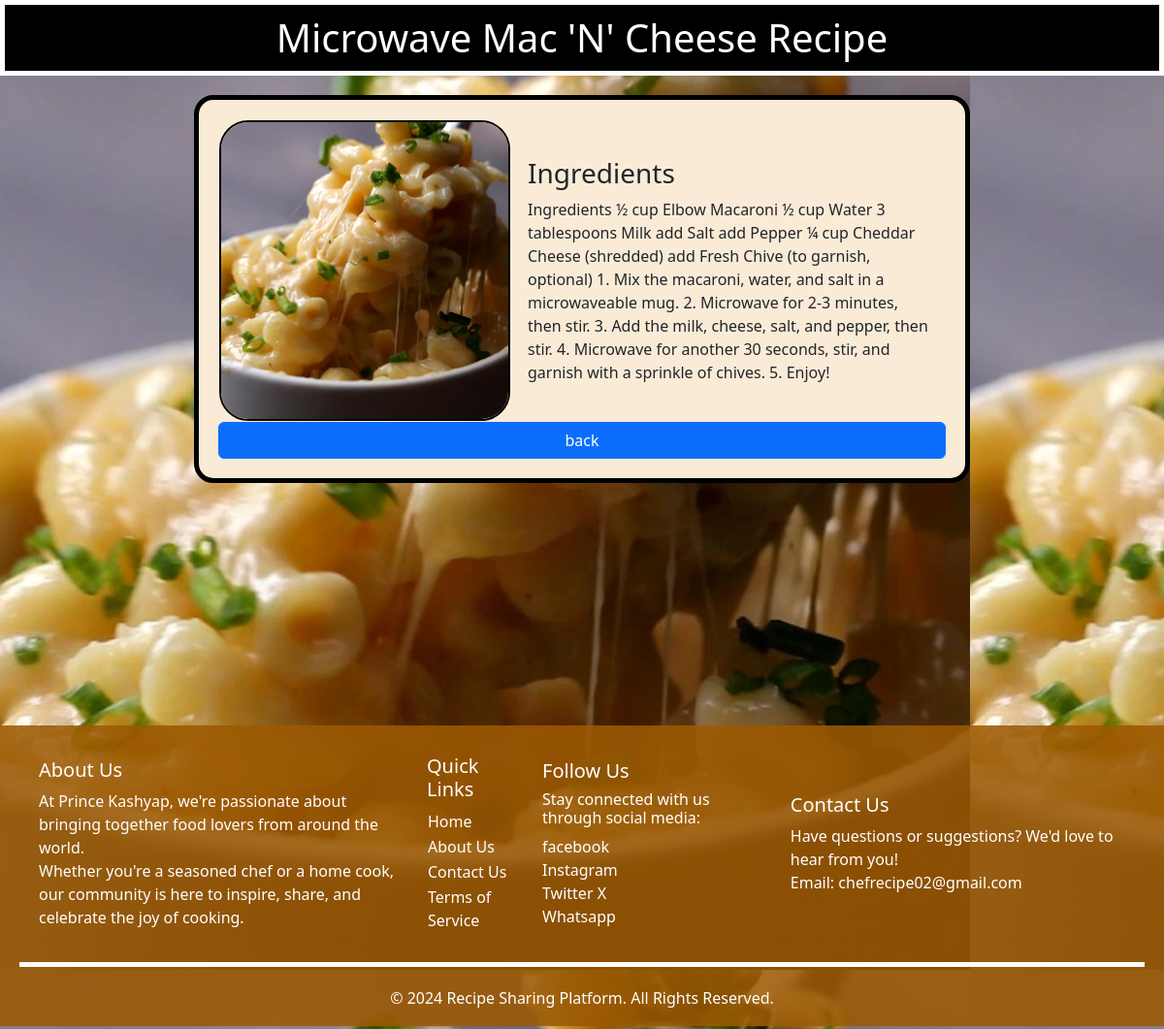
The page /Recipe_detail/13/ (signed in) on the database as committed earlier.
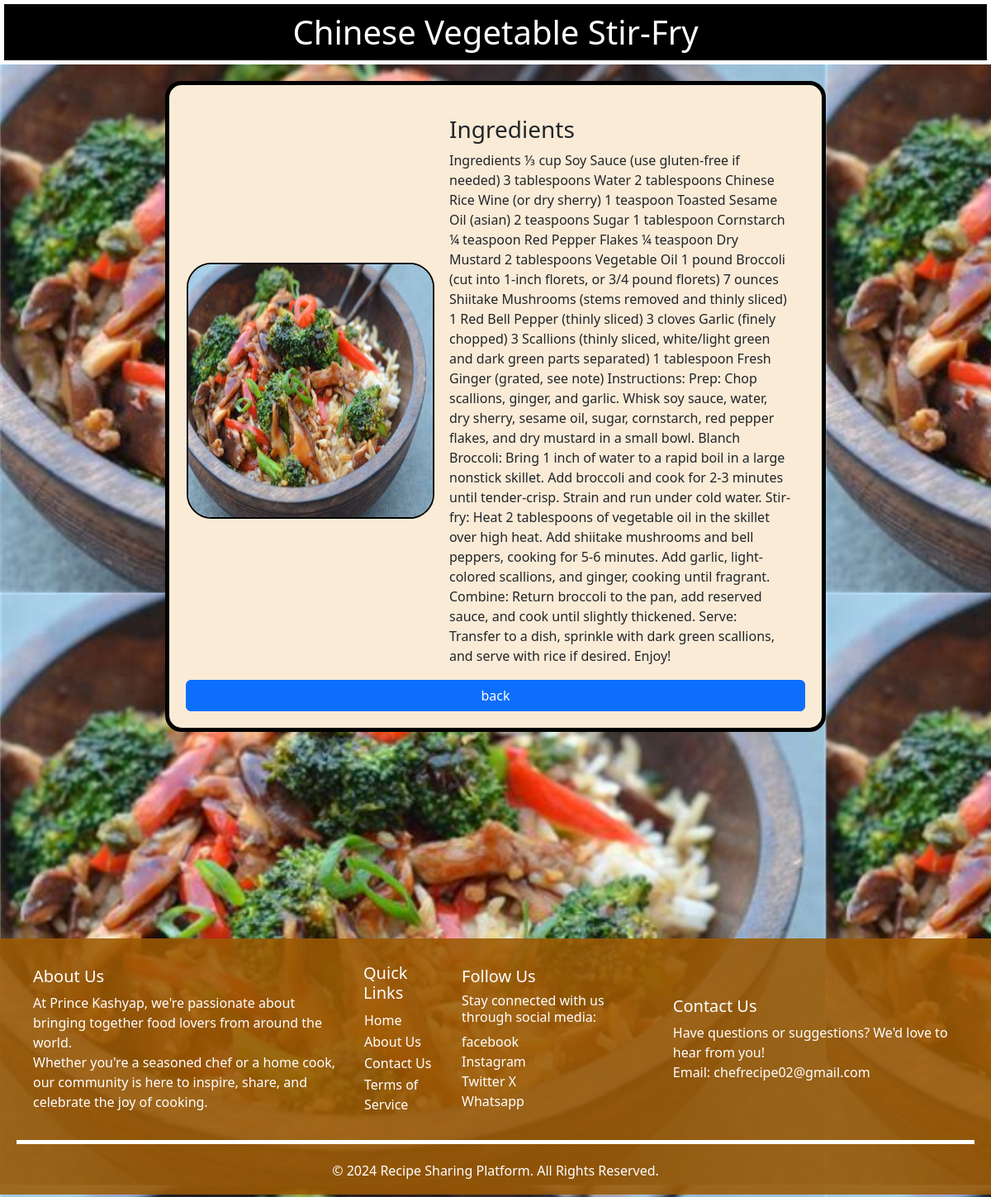
The same page on the database as committed later.
### receipe_pro/models.py (models this page shows)
class Recipe(models.Model):
    user = models.ForeignKey(User,on_delete=models.SET_NULL,null=True,blank=True)
    recipe_type = models.CharField(max_length=100,default='')
    recipe_user_name = models.CharField(max_length=100)
    recipe_name = models.CharField(max_length=100)
    recipe_description = models.TextField()
    recipe_detail_description =  models.TextField()
    recipe_image = models.ImageField(upload_to="recipe")

### receipe_pro/views.py (the view)
# urls.py: path('Recipe_detail/<int:pk>/',Recipe_detail,name="Recipe_detail"),
@login_required
def Recipe_detail(request,pk):
    recipe = get_object_or_404(Recipe, pk=pk)
    return render(request, 'recipe_detail.html', {'recipe': recipe})

### receipe_pro/templates/Recipe_detail.html (shortened to what this page needs)
{% extends "base.html" %}
{% load static %}
{% block start %}
<body>
  <h1 >{{ recipe.recipe_name }}</h1>
  <div class="card" >
  <table>
    <tr>
      <td> <img class="card-img-top" src="{{recipe.recipe_image.url}}" alt="Card image cap" style="height: 310px;
  width: 300px;
  border: 2px solid black;
  border-radius: 30px;" ></td>
    <td>
      <div class="card-body">
        <h3>Ingredients</h3>
        <p style="margin: 0px;" class="card-text">{{ recipe.recipe_detail_description }}</p>
      </div>
    </td>
  </tr>
</table>
<a href="/main/" class="btn btn-primary">back</a>
</div>
{% endblock %}

Rows that differ between the two databases and show on the page:
changed Recipe: recipe_name "Microwave Mac 'N' Cheese Recipe" → "Chinese Vegetable Stir-Fry"; recipe_image: a different picture; recipe_detail_description "Ingredients ½ cup Elbow Macaroni ½ cup Water 3 tablespoons Milk add Salt add Pepper ¼ cup Cheddar Cheese (shredded) add Fresh Chive (to garnish, optional) 1. Mix the macaroni, water, and salt in a microwaveable mug. 2. Microwave for 2-3 minutes, then stir. 3. Add the milk, cheese, salt, and pepper, then stir. 4. Microwave for another 30 seconds, stir, and garnish with a sprinkle of chives. 5. Enjoy!" → "Ingredients ⅓ cup Soy Sauce (use gluten-free if needed) 3 tablespoons Water 2 tablespoons Chinese Rice Wine (or dry sherry) 1 teaspoon Toasted Sesame Oil (asian) 2 teaspoons Sugar 1 tablespoon Cornstarch ¼ teaspoon Red Pepper Flakes ¼ teaspoon Dry Mustard 2 tablespoons Vegetable Oil 1 pound Broccoli (cut into 1-inch florets, or 3/4 pound florets) 7 ounces Shiitake Mushrooms (stems removed and thinly sliced) 1 Red Bell Pepper (thinly sliced) 3 cloves Garlic (finely chopped) 3 Scallions (thinly sliced, white/light green and dark green parts separated) 1 tablespoon Fresh Ginger (grated, see note) Instructions: Prep: Chop scallions, ginger, and garlic. Whisk soy sauce, water, dry sherry, sesame…"
